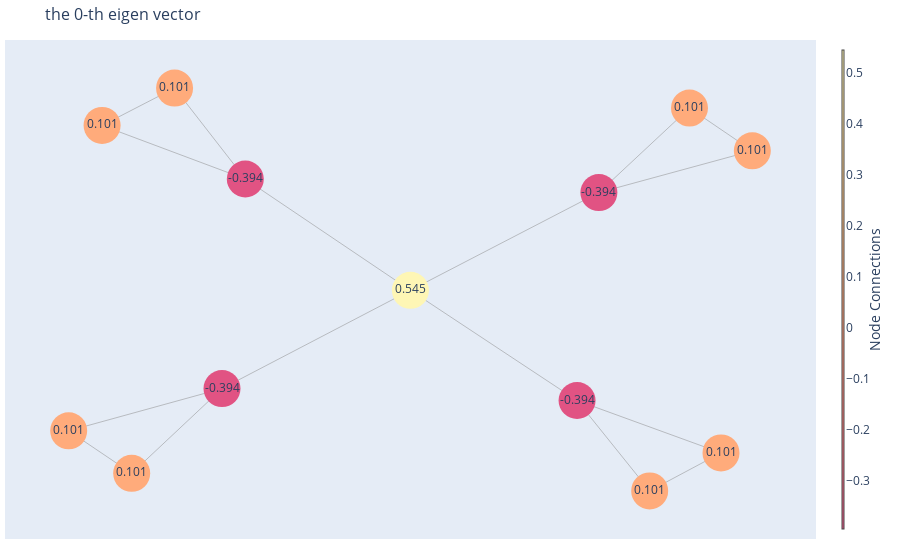
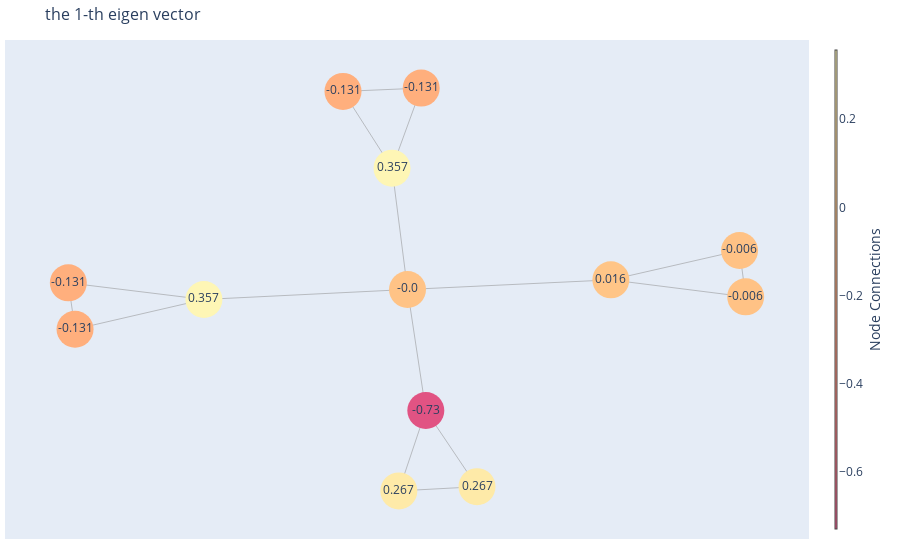
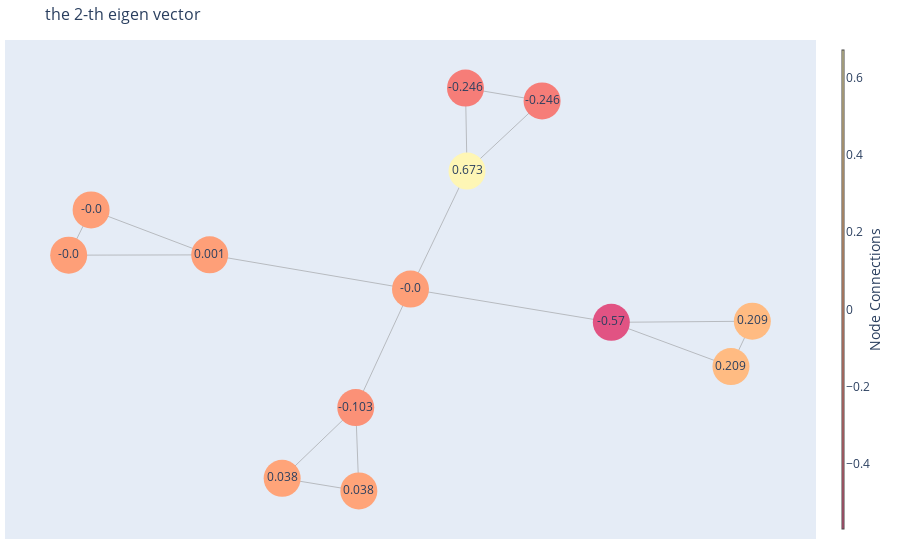
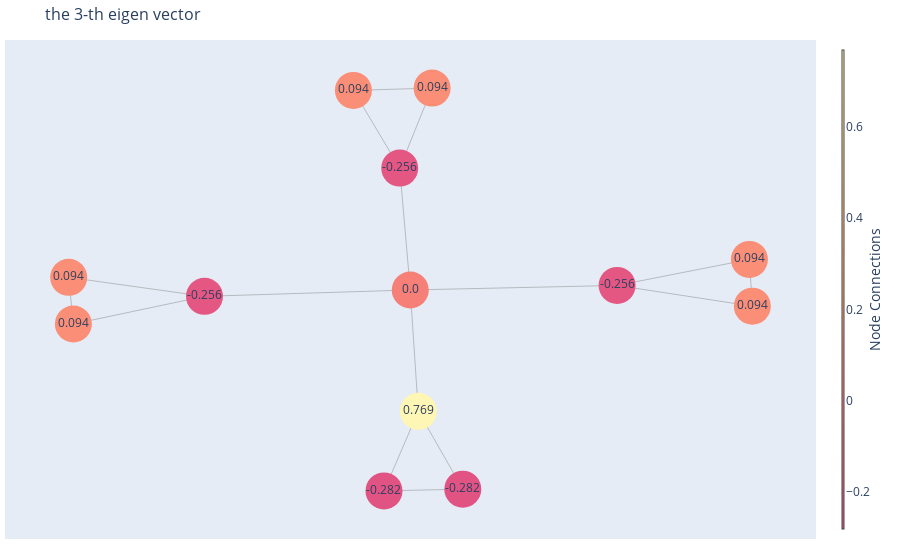

Source (notebook cell) for these figures, in order:
### Code cell
for i in range(center + 1):
     eiventor = U[:, i].tolist()
     label_values = [gg for gg in eiventor]

     draw_color(label_values, G, n_node = center, title= f'the {i}-th eigen vector')

### Figure 1 — Plotly figure (JSON) as saved in the notebook; plotly's stock layout.template omitted (floating-point values rounded to 4 significant figures)
{"data": [{"hoverinfo": "none", "line": {"color": "#888", "width": 0.5}, "mode": "lines", "type": "scatter", "x": [-0.4841, -0.6907, null, -0.4841, -0.9024, null, -0.4841, -0.001808, null, -0.6907, -0.9024, null, -0.5521, -0.8159, null, -0.5521, -1.0, null, -0.5521, -0.001808, null, -0.8159, -1.0, null, 0.4851, 0.9055, null, 0.4851, 0.6972, null, 0.4851, -0.001808, null, 0.9055, 0.6972, null, 0.5488, 0.997, null, 0.5488, 0.8134, null, 0.5488, -0.001808, null, 0.997, 0.8134, null], "y": [0.5483, 0.9972, null, 0.5483, 0.8127, null, 0.5483, -0.0009554, null, 0.9972, 0.8127, null, -0.486, -0.9046, null, -0.486, -0.6946, null, -0.486, -0.0009554, null, -0.9046, -0.6946, null, -0.545, -0.8035, null, -0.545, -0.9912, null, -0.545, -0.0009554, null, -0.8035, -0.9912, null, 0.4813, 0.6876, null, 0.4813, 0.8986, null, 0.4813, -0.0009554, null, 0.6876, 0.8986, null]}, {"hoverinfo": "text", "marker": {"color": [-0.394, 0.101, 0.101, -0.394, 0.101, 0.101, -0.394, 0.101, 0.101, -0.394, 0.101, 0.101, 0.545], "colorbar": {"thickness": 1, "title": {"side": "right", "text": "Node Connections"}, "xanchor": "left"}, "colorscale": [[0, "rgb(254, 246, 181)"], [0.1667, "rgb(255, 221, 154)"], [0.3333, "rgb(255, 194, 133)"], [0.5, "rgb(255, 166, 121)"], [0.6667, "rgb(250, 138, 118)"], [0.8333, "rgb(241, 109, 122)"], [1, "rgb(225, 83, 131)"]], "line": {"width": 0}, "reversescale": true, "showscale": true, "size": 37}, "mode": "markers+text", "text": ["-0.394", "0.101", "0.101", "-0.394", "0.101", "0.101", "-0.394", "0.101", "0.101", "-0.394", "0.101", "0.101", "0.545"], "type": "scatter", "x": [-0.4841, -0.6907, -0.9024, -0.5521, -0.8159, -1.0, 0.4851, 0.9055, 0.6972, 0.5488, 0.997, 0.8134, -0.001808], "y": [0.5483, 0.9972, 0.8127, -0.486, -0.9046, -0.6946, -0.545, -0.8035, -0.9912, 0.4813, 0.6876, 0.8986, -0.0009554]}], "layout": {"annotations": [{"showarrow": false, "text": "", "xref": "paper", "yref": "paper"}], "hovermode": "closest", "margin": {"b": 21, "l": 5, "r": 5, "t": 40}, "showlegend": false, "title": {"font": {"size": 16}, "text": "the 0-th eigen vector"}, "xaxis": {"mirror": true, "showgrid": false, "showticklabels": false, "zeroline": false}, "yaxis": {"mirror": true, "showgrid": false, "showticklabels": false, "zeroline": false}}}

### Figure 2 — Plotly figure (JSON) as saved in the notebook; plotly's stock layout.template omitted (floating-point values rounded to 4 significant figures)
{"data": [{"hoverinfo": "none", "line": {"color": "#888", "width": 0.5}, "mode": "lines", "type": "scatter", "x": [0.5952, 0.9735, null, 0.5952, 0.9915, null, 0.5952, -0.002513, null, 0.9735, 0.9915, null, 0.05128, 0.2018, null, 0.05128, -0.02802, null, 0.05128, -0.002513, null, 0.2018, -0.02802, null, -0.04802, -0.1921, null, -0.04802, 0.03775, null, -0.04802, -0.002513, null, -0.1921, 0.03775, null, -0.601, -0.9996, null, -0.601, -0.9798, null, -0.601, -0.002513, null, -0.9996, -0.9798, null], "y": [0.04809, 0.1939, null, 0.04809, -0.03622, null, 0.04809, 0.0003161, null, 0.1939, -0.03622, null, -0.6005, -0.9786, null, -0.6005, -0.9996, null, -0.6005, 0.0003161, null, -0.9786, -0.9996, null, 0.6024, 0.9834, null, 0.6024, 1.0, null, 0.6024, 0.0003161, null, 0.9834, 1.0, null, -0.04931, 0.03313, null, -0.04931, -0.197, null, -0.04931, 0.0003161, null, 0.03313, -0.197, null]}, {"hoverinfo": "text", "marker": {"color": [0.016, -0.006, -0.006, -0.73, 0.267, 0.267, 0.357, -0.131, -0.131, 0.357, -0.131, -0.131, 0], "colorbar": {"thickness": 1, "title": {"side": "right", "text": "Node Connections"}, "xanchor": "left"}, "colorscale": [[0, "rgb(254, 246, 181)"], [0.1667, "rgb(255, 221, 154)"], [0.3333, "rgb(255, 194, 133)"], [0.5, "rgb(255, 166, 121)"], [0.6667, "rgb(250, 138, 118)"], [0.8333, "rgb(241, 109, 122)"], [1, "rgb(225, 83, 131)"]], "line": {"width": 0}, "reversescale": true, "showscale": true, "size": 37}, "mode": "markers+text", "text": ["0.016", "-0.006", "-0.006", "-0.73", "0.267", "0.267", "0.357", "-0.131", "-0.131", "0.357", "-0.131", "-0.131", "-0.0"], "type": "scatter", "x": [0.5952, 0.9735, 0.9915, 0.05128, 0.2018, -0.02802, -0.04802, -0.1921, 0.03775, -0.601, -0.9996, -0.9798, -0.002513], "y": [0.04809, 0.1939, -0.03622, -0.6005, -0.9786, -0.9996, 0.6024, 0.9834, 1.0, -0.04931, 0.03313, -0.197, 0.0003161]}], "layout": {"annotations": [{"showarrow": false, "text": "", "xref": "paper", "yref": "paper"}], "hovermode": "closest", "margin": {"b": 21, "l": 5, "r": 5, "t": 40}, "showlegend": false, "title": {"font": {"size": 16}, "text": "the 1-th eigen vector"}, "xaxis": {"mirror": true, "showgrid": false, "showticklabels": false, "zeroline": false}, "yaxis": {"mirror": true, "showgrid": false, "showticklabels": false, "zeroline": false}}}

### Figure 3 — Plotly figure (JSON) as saved in the notebook; plotly's stock layout.template omitted (floating-point values rounded to 4 significant figures)
{"data": [{"hoverinfo": "none", "line": {"color": "#888", "width": 0.5}, "mode": "lines", "type": "scatter", "x": [-0.5883, -1.0, null, -0.5883, -0.9345, null, -0.5883, -0.002157, null, -1.0, -0.9345, null, -0.162, -0.3768, null, -0.162, -0.153, null, -0.162, -0.002157, null, -0.3768, -0.153, null, 0.5842, 0.9334, null, 0.5842, 0.9958, null, 0.5842, -0.002157, null, 0.9334, 0.9958, null, 0.1629, 0.382, null, 0.1629, 0.1584, null, 0.1629, -0.002157, null, 0.382, 0.1584, null], "y": [0.1674, 0.1659, null, 0.1674, 0.3882, null, 0.1674, -0.0007087, null, 0.1659, 0.3882, null, -0.5832, -0.9308, null, -0.5832, -0.9927, null, -0.5832, -0.0007087, null, -0.9308, -0.9927, null, -0.1641, -0.3816, null, -0.1641, -0.1587, null, -0.1641, -0.0007087, null, -0.3816, -0.1587, null, 0.5793, 0.924, null, 0.5793, 0.987, null, 0.5793, -0.0007087, null, 0.924, 0.987, null]}, {"hoverinfo": "text", "marker": {"color": [0.001, 0, 0, -0.103, 0.038, 0.038, -0.57, 0.209, 0.209, 0.673, -0.246, -0.246, 0], "colorbar": {"thickness": 1, "title": {"side": "right", "text": "Node Connections"}, "xanchor": "left"}, "colorscale": [[0, "rgb(254, 246, 181)"], [0.1667, "rgb(255, 221, 154)"], [0.3333, "rgb(255, 194, 133)"], [0.5, "rgb(255, 166, 121)"], [0.6667, "rgb(250, 138, 118)"], [0.8333, "rgb(241, 109, 122)"], [1, "rgb(225, 83, 131)"]], "line": {"width": 0}, "reversescale": true, "showscale": true, "size": 37}, "mode": "markers+text", "text": ["0.001", "-0.0", "-0.0", "-0.103", "0.038", "0.038", "-0.57", "0.209", "0.209", "0.673", "-0.246", "-0.246", "-0.0"], "type": "scatter", "x": [-0.5883, -1.0, -0.9345, -0.162, -0.3768, -0.153, 0.5842, 0.9334, 0.9958, 0.1629, 0.382, 0.1584, -0.002157], "y": [0.1674, 0.1659, 0.3882, -0.5832, -0.9308, -0.9927, -0.1641, -0.3816, -0.1587, 0.5793, 0.924, 0.987, -0.0007087]}], "layout": {"annotations": [{"showarrow": false, "text": "", "xref": "paper", "yref": "paper"}], "hovermode": "closest", "margin": {"b": 21, "l": 5, "r": 5, "t": 40}, "showlegend": false, "title": {"font": {"size": 16}, "text": "the 2-th eigen vector"}, "xaxis": {"mirror": true, "showgrid": false, "showticklabels": false, "zeroline": false}, "yaxis": {"mirror": true, "showgrid": false, "showticklabels": false, "zeroline": false}}}

### Figure 4 — Plotly figure (JSON) as saved in the notebook; plotly's stock layout.template omitted (floating-point values rounded to 4 significant figures)
{"data": [{"hoverinfo": "none", "line": {"color": "#888", "width": 0.5}, "mode": "lines", "type": "scatter", "x": [0.02511, 0.155, null, 0.02511, -0.07502, null, 0.02511, 0.001683, null, 0.155, -0.07502, null, -0.02907, -0.1643, null, -0.02907, 0.06547, null, -0.02907, 0.001683, null, -0.1643, 0.06547, null, 0.6053, 1, null, 0.6053, 0.9915, null, 0.6053, 0.001683, null, 1, 0.9915, null, -0.5989, -0.9816, null, -0.5989, -0.9952, null, -0.5989, 0.001683, null, -0.9816, -0.9952, null], "y": [-0.5953, -0.979, null, -0.5953, -0.9877, null, -0.5953, 0.002667, null, -0.979, -0.9877, null, 0.6033, 0.9861, null, 0.6033, 0.9976, null, 0.6033, 0.002667, null, 0.9861, 0.9976, null, 0.02504, -0.07724, null, 0.02504, 0.1533, null, 0.02504, 0.002667, null, -0.07724, 0.1533, null, -0.02866, -0.165, null, -0.02866, 0.06474, null, -0.02866, 0.002667, null, -0.165, 0.06474, null]}, {"hoverinfo": "text", "marker": {"color": [0.769, -0.282, -0.282, -0.256, 0.094, 0.094, -0.256, 0.094, 0.094, -0.256, 0.094, 0.094, 0], "colorbar": {"thickness": 1, "title": {"side": "right", "text": "Node Connections"}, "xanchor": "left"}, "colorscale": [[0, "rgb(254, 246, 181)"], [0.1667, "rgb(255, 221, 154)"], [0.3333, "rgb(255, 194, 133)"], [0.5, "rgb(255, 166, 121)"], [0.6667, "rgb(250, 138, 118)"], [0.8333, "rgb(241, 109, 122)"], [1, "rgb(225, 83, 131)"]], "line": {"width": 0}, "reversescale": true, "showscale": true, "size": 37}, "mode": "markers+text", "text": ["0.769", "-0.282", "-0.282", "-0.256", "0.094", "0.094", "-0.256", "0.094", "0.094", "-0.256", "0.094", "0.094", "0.0"], "type": "scatter", "x": [0.02511, 0.155, -0.07502, -0.02907, -0.1643, 0.06547, 0.6053, 1, 0.9915, -0.5989, -0.9816, -0.9952, 0.001683], "y": [-0.5953, -0.979, -0.9877, 0.6033, 0.9861, 0.9976, 0.02504, -0.07724, 0.1533, -0.02866, -0.165, 0.06474, 0.002667]}], "layout": {"annotations": [{"showarrow": false, "text": "", "xref": "paper", "yref": "paper"}], "hovermode": "closest", "margin": {"b": 21, "l": 5, "r": 5, "t": 40}, "showlegend": false, "title": {"font": {"size": 16}, "text": "the 3-th eigen vector"}, "xaxis": {"mirror": true, "showgrid": false, "showticklabels": false, "zeroline": false}, "yaxis": {"mirror": true, "showgrid": false, "showticklabels": false, "zeroline": false}}}
